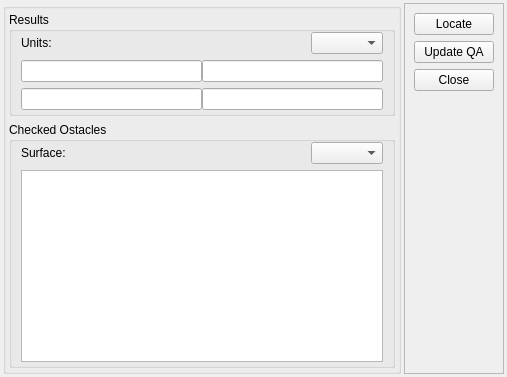
     <widget class="QWidget" name="tab_Results">
      <attribute name="title">
       <string>Results/Checked Obstacles</string>
      </attribute>
      <layout class="QHBoxLayout" name="horizontalLayout_3">
       <property name="spacing">
        <number>3</number>
       </property>
       <property name="margin">
        <number>3</number>
       </property>
       <item>
        <widget class="QGroupBox" name="groupBox">
         <property name="title">
          <string/>
         </property>
         <layout class="QVBoxLayout" name="verticalLayout_6">
          <property name="margin">
           <number>3</number>
          </property>
          <item>
           <widget class="QGroupBox" name="groupBox_33">
            <property name="title">
             <string>Results</string>
            </property>
            <layout class="QVBoxLayout" name="verticalLayout_17">
             <property name="topMargin">
              <number>0</number>
             </property>
             <property name="bottomMargin">
              <number>3</number>
             </property>
             <item>
              <widget class="QFrame" name="frame_112">
               <property name="frameShape">
                <enum>QFrame::NoFrame</enum>
               </property>
               <property name="frameShadow">
                <enum>QFrame::Raised</enum>
               </property>
               <layout class="QHBoxLayout" name="horizontalLayout_99">
                <property name="spacing">
                 <number>0</number>
                </property>
                <property name="margin">
                 <number>0</number>
                </property>
                <item>
                 <widget class="QLabel" name="label_122">
                  <property name="minimumSize">
                   <size>
                    <width>290</width>
                    <height>0</height>
                   </size>
                  </property>
                  <property name="font">
                   <font>
                    <family>Arial</family>
                    <weight>50</weight>
                    <bold>false</bold>
                   </font>
                  </property>
                  <property name="text">
                   <string>Units:</string>
                  </property>
                 </widget>
                </item>
                <item>
                 <widget class="QComboBox" name="cmbUnits">
                  <property name="sizePolicy">
                   <sizepolicy hsizetype="Expanding" vsizetype="Fixed">
                    <horstretch>0</horstretch>
                    <verstretch>0</verstretch>
                   </sizepolicy>
                  </property>
                  <property name="font">
                   <font>
                    <family>Arial</family>
                    <weight>50</weight>
                    <bold>false</bold>
                   </font>
                  </property>
                  <property name="editable">
                   <bool>false</bool>
                  </property>
                 </widget>
                </item>
               </layout>
              </widget>
             </item>
             <item>
              <widget class="QFrame" name="frame_113">
               <property name="frameShape">
                <enum>QFrame::NoFrame</enum>
               </property>
               <property name="frameShadow">
                <enum>QFrame::Raised</enum>
               </property>
               <layout class="QHBoxLayout" name="horizontalLayout_100">
                <property name="spacing">
                 <number>0</number>
                </property>
                <property name="margin">
                 <number>0</number>
                </property>
                <item>
                 <widget class="QLineEdit" name="txtOCH">
                  <property name="font">
                   <font>
                    <family>Arial</family>
                    <weight>50</weight>
                    <bold>false</bold>
                   </font>
                  </property>
                 </widget>
                </item>
                <item>
                 <widget class="QLineEdit" name="txtOCHResults">
                  <property name="font">
                   <font>
                    <family>Arial</family>
                    <weight>50</weight>
                    <bold>false</bold>
                   </font>
                  </property>
                 </widget>
                </item>
               </layout>
              </widget>
             </item>
             <item>
              <widget class="QFrame" name="frame_114">
               <property name="frameShape">
                <enum>QFrame::NoFrame</enum>
               </property>
               <property name="frameShadow">
                <enum>QFrame::Raised</enum>
               </property>
               <layout class="QHBoxLayout" name="horizontalLayout_101">
                <property name="spacing">
                 <number>0</number>
                </property>
                <property name="margin">
                 <number>0</number>
                </property>
                <item>
                 <widget class="QLineEdit" name="txtOCA">
                  <property name="font">
                   <font>
                    <family>Arial</family>
                    <weight>50</weight>
                    <bold>false</bold>
                   </font>
                  </property>
                 </widget>
                </item>
                <item>
                 <widget class="QLineEdit" name="txtOCAResults">
                  <property name="font">
                   <font>
                    <family>Arial</family>
                    <weight>50</weight>
                    <bold>false</bold>
                   </font>
                  </property>
                 </widget>
                </item>
               </layout>
              </widget>
             </item>
            </layout>
           </widget>
          </item>
          <item>
           <widget class="QGroupBox" name="groupBox_34">
            <property name="title">
             <string>Checked Ostacles</string>
            </property>
            <layout class="QVBoxLayout" name="verticalLayout_18">
             <property name="topMargin">
              <number>0</number>
             </property>
             <property name="bottomMargin">
              <number>3</number>
             </property>
             <item>
              <widget class="QFrame" name="frame_115">
               <property name="frameShape">
                <enum>QFrame::NoFrame</enum>
               </property>
               <property name="frameShadow">
                <enum>QFrame::Raised</enum>
               </property>
               <layout class="QHBoxLayout" name="horizontalLayout_102">
                <property name="spacing">
                 <number>0</number>
                </property>
                <property name="margin">
                 <number>0</number>
                </property>
                <item>
                 <widget class="QLabel" name="label_123">
                  <property name="minimumSize">
                   <size>
                    <width>290</width>
                    <height>0</height>
                   </size>
                  </property>
                  <property name="font">
                   <font>
                    <family>Arial</family>
                    <weight>50</weight>
                    <bold>false</bold>
                   </font>
                  </property>
                  <property name="text">
                   <string>Surface:</string>
                  </property>
                 </widget>
                </item>
                <item>
                 <widget class="QComboBox" name="cmbSurface">
                  <property name="sizePolicy">
                   <sizepolicy hsizetype="Expanding" vsizetype="Fixed">
                    <horstretch>0</horstretch>
                    <verstretch>0</verstretch>
                   </sizepolicy>
                  </property>
                  <property name="font">
                   <font>
                    <family>Arial</family>
                    <weight>50</weight>
                    <bold>false</bold>
                   </font>
                  </property>
                 </widget>
                </item>
               </layout>
              </widget>
             </item>
             <item>
              <widget class="QTableView" name="tblObstacles">
               <property name="font">
                <font>
                 <family>Arial</family>
                </font>
               </property>
              </widget>
             </item>
            </layout>
           </widget>
          </item>
         </layout>
        </widget>
       </item>
       <item>
        <widget class="QFrame" name="frame">
         <property name="maximumSize">
          <size>
           <width>100</width>
           <height>16777215</height>
          </size>
         </property>
         <property name="frameShape">
          <enum>QFrame::StyledPanel</enum>
         </property>
         <property name="frameShadow">
          <enum>QFrame::Raised</enum>
         </property>
         <layout class="QVBoxLayout" name="verticalLayout_4">
          <item>
           <widget class="QPushButton" name="btnEvaluate_2">
            <property name="font">
             <font>
              <family>Arial</family>
              <weight>50</weight>
              <bold>false</bold>
             </font>
            </property>
            <property name="text">
             <string>Locate</string>
            </property>
           </widget>
          </item>
          <item>
           <widget class="QPushButton" name="btnUpdateQA_2">
            <property name="font">
             <font>
              <family>Arial</family>
              <weight>50</weight>
              <bold>false</bold>
             </font>
            </property>
            <property name="text">
             <string>Update QA</string>
            </property>
           </widget>
          </item>
          <item>
           <widget class="QPushButton" name="btnClose_2">
            <property name="font">
             <font>
              <family>Arial</family>
              <weight>50</weight>
              <bold>false</bold>
             </font>
            </property>
            <property name="text">
             <string>Close</string>
            </property>
           </widget>
          </item>
          <item>
           <spacer name="verticalSpacer_2">
            <property name="orientation">
             <enum>Qt::Vertical</enum>
            </property>
            <property name="sizeHint" stdset="0">
             <size>
              <width>20</width>
              <height>40</height>
             </size>
            </property>
           </spacer>
          </item>
         </layout>
        </widget>
       </item>
      </layout>
     </widget>
